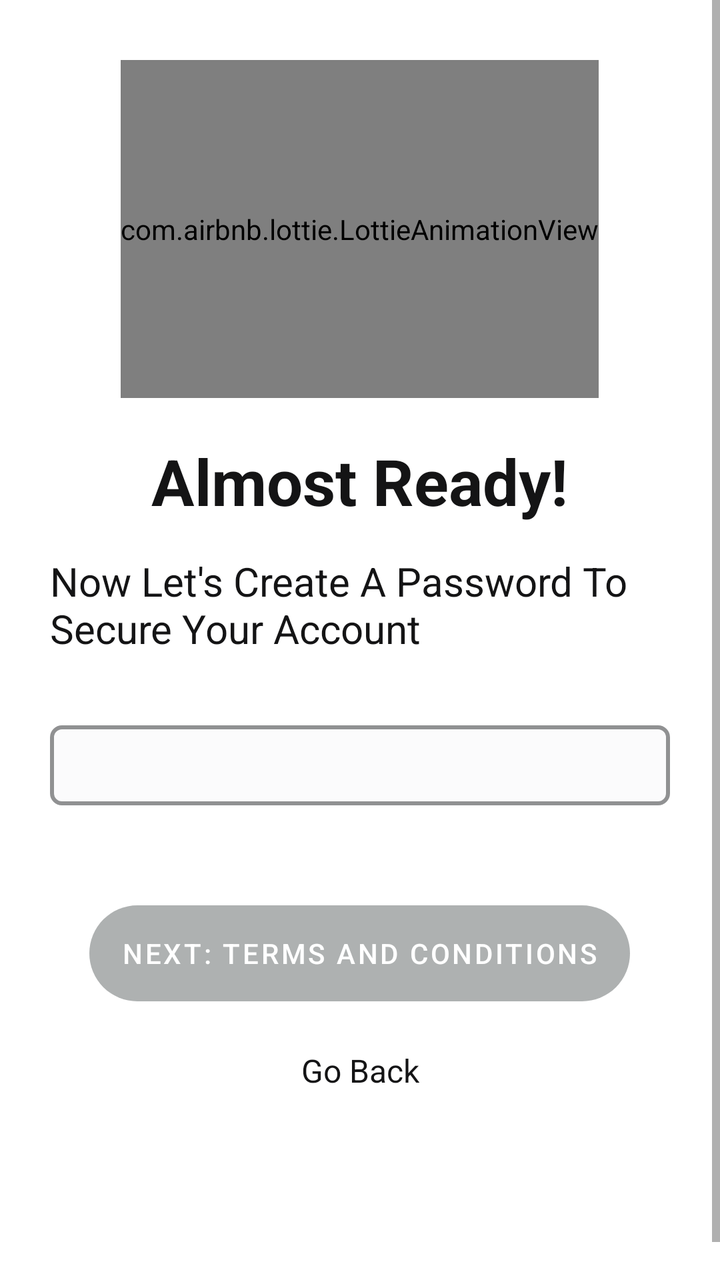
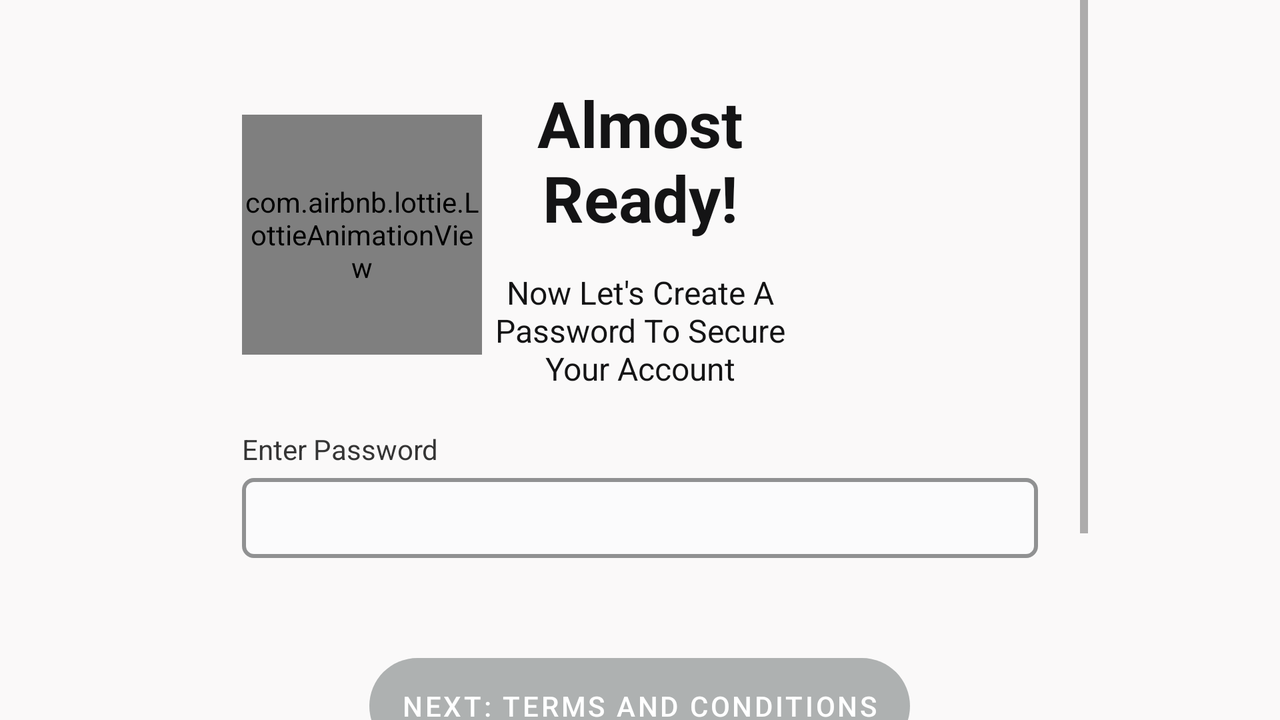

First picture: res/layout/ on a phone held upright. Second picture: the repository's own variant of that layout, on a device whose configuration matches the variant's folder. Source for both follows.
<!-- AndroidManifest.xml: application theme Theme.BillTracker -->
<!-- res/layout/activity_create_password.xml -->
<?xml version="1.0" encoding="utf-8"?>
<androidx.constraintlayout.widget.ConstraintLayout xmlns:android="http://schemas.android.com/apk/res/android"
    xmlns:app="http://schemas.android.com/apk/res-auto"
    xmlns:tools="http://schemas.android.com/tools"
    android:layout_width="match_parent"
    android:animateLayoutChanges="true"
    android:id="@+id/createPass"
    android:layout_height="match_parent"
    tools:context=".CreatePassword">

    <ScrollView
        android:layout_width="match_parent"
        android:layout_height="match_parent"
        app:layout_constraintBottom_toBottomOf="parent"
        app:layout_constraintEnd_toEndOf="parent"
        app:layout_constraintStart_toStartOf="parent"
        app:layout_constraintTop_toTopOf="parent">

        <LinearLayout
            android:layout_width="match_parent"
            android:layout_height="wrap_content"
            android:layout_marginStart="25dp"
            android:layout_marginTop="30dp"
            android:layout_marginEnd="25dp"
            android:orientation="vertical">

            <com.airbnb.lottie.LottieAnimationView
                android:id="@+id/animationView3"
                android:layout_width="wrap_content"
                android:layout_height="169dp"
                android:layout_gravity="center"
                android:visibility="visible"
                app:lottie_autoPlay="true"
                app:lottie_loop="false"
                app:lottie_rawRes="@raw/complete" />

            <TextView
                android:id="@+id/welcomePassword"
                android:layout_width="wrap_content"
                android:layout_height="wrap_content"
                android:layout_gravity="center"
                android:layout_marginTop="20dp"
                android:layout_marginBottom="10dp"
                android:gravity="start"
                android:text="@string/almostReady"
                android:textColor="@color/blackAndWhite"
                android:textSize="32sp"
                android:textStyle="bold" />

            <TextView
                android:id="@+id/textView29"
                android:layout_width="344dp"
                android:layout_height="wrap_content"
                android:layout_gravity="start"
                android:layout_marginTop="5dp"
                android:layout_marginBottom="30dp"
                android:gravity="start"
                android:text="@string/createPassword"
                android:textColor="@color/blackAndWhite"
                android:textSize="20sp" />

            <LinearLayout
                android:id="@+id/passError"
                android:layout_width="match_parent"
                android:layout_height="wrap_content"
                android:layout_gravity="center"
                android:layout_marginTop="20dp"
                android:orientation="vertical"
                android:visibility="gone">

                <LinearLayout
                    android:layout_width="match_parent"
                    android:layout_height="wrap_content"
                    android:orientation="horizontal"
                    android:weightSum="1">

                    <TextView
                        android:id="@+id/length"
                        android:layout_width="match_parent"
                        android:layout_height="wrap_content"
                        android:layout_weight=".5"
                        android:padding="10dp"
                        android:text="@string/not6"
                        android:textColor="@color/blackAndWhite"
                        android:textSize="12sp" />

                    <TextView
                        android:id="@+id/uppercase"
                        android:layout_width="match_parent"
                        android:layout_height="wrap_content"
                        android:layout_weight=".5"
                        android:padding="10dp"
                        android:text="@string/noUpper"
                        android:textColor="@color/blackAndWhite"
                        android:textSize="12sp" />
                </LinearLayout>

                <LinearLayout
                    android:layout_width="match_parent"
                    android:layout_height="wrap_content"
                    android:orientation="horizontal"
                    android:weightSum="1">

                    <TextView
                        android:id="@+id/lowercase"
                        android:layout_width="match_parent"
                        android:layout_height="wrap_content"
                        android:layout_weight=".5"
                        android:padding="10dp"
                        android:text="@string/noLower"
                        android:textColor="@color/blackAndWhite"
                        android:textSize="12sp" />

                    <TextView
                        android:id="@+id/number"
                        android:layout_width="match_parent"
                        android:layout_height="wrap_content"
                        android:layout_weight=".5"
                        android:padding="10dp"
                        android:text="@string/notNumber"
                        android:textColor="@color/blackAndWhite"
                        android:textSize="12sp" />
                </LinearLayout>
            </LinearLayout>

            <TextView
                android:id="@+id/textView45"
                android:layout_width="match_parent"
                android:layout_height="wrap_content"
                android:layout_marginTop="10dp"
                android:text="@string/enterPassword"
                android:visibility="gone" />

            <EditText
                android:id="@+id/etWelcomePassword"
                android:layout_width="match_parent"
                android:layout_height="40dp"
                android:layout_gravity="center"
                android:layout_marginTop="5dp"
                android:layout_marginBottom="30dp"
                android:background="@drawable/edit_text"
                android:gravity="center"
                android:inputType="textPassword"
                android:maxLength="30"
                android:importantForAutofill="no"
                tools:ignore="LabelFor" />

            <LinearLayout
                android:id="@+id/match"
                android:layout_width="match_parent"
                android:layout_height="match_parent"
                android:orientation="vertical"
                android:visibility="gone">

                <LinearLayout
                    android:layout_width="match_parent"
                    android:layout_height="wrap_content"
                    android:layout_marginBottom="5dp"
                    android:orientation="horizontal">

                    <TextView
                        android:id="@+id/textView291"
                        android:layout_width="match_parent"
                        android:layout_height="wrap_content"
                        android:layout_gravity="start"
                        android:layout_weight="1"
                        android:gravity="start"
                        android:text="@string/reEnterPassword"
                        android:textColor="@color/blackAndWhite"
                        android:textSize="14sp" />

                    <TextView
                        android:id="@+id/matchError"
                        android:layout_width="match_parent"
                        android:layout_height="wrap_content"
                        android:layout_gravity="end"
                        android:layout_weight="1"
                        android:gravity="center"
                        android:text="@string/passwordsDontMatch"
                        android:textColor="@color/grey"
                        android:textSize="12sp"
                        android:visibility="gone" />
                </LinearLayout>

                <EditText
                    android:id="@+id/etWelcomePassword2"
                    android:layout_width="match_parent"
                    android:layout_height="40dp"
                    android:layout_gravity="center"
                    android:layout_marginBottom="20dp"
                    android:background="@drawable/edit_text"
                    android:gravity="center"
                    android:inputType="textPassword"
                    android:maxLength="30"
                    android:importantForAutofill="no"
                    tools:ignore="LabelFor" />

            </LinearLayout>

            <Button
                android:id="@+id/btnWelcomePassword"
                android:layout_width="wrap_content"
                android:layout_height="wrap_content"
                android:layout_gravity="center"
                android:layout_marginTop="20dp"
                android:layout_marginBottom="10dp"
                android:background="@drawable/border_styles"
                android:text="@string/nextTermsAndConditions"
                android:textColor="@color/white"
                app:backgroundTint="@color/lightblue" />

            <TextView
                android:id="@+id/back"
                android:layout_width="148dp"
                android:layout_height="49dp"
                android:layout_gravity="center"
                android:layout_marginBottom="100dp"
                android:gravity="center"
                android:text="@string/goBack"
                android:textColor="@color/blackAndWhite"
                android:textSize="16sp" />

        </LinearLayout>
    </ScrollView>

    <LinearLayout
        android:id="@+id/pb4"
        android:layout_width="match_parent"
        android:layout_height="match_parent"
        android:alpha=".6"
        android:background="#000000"
        android:gravity="center"
        android:orientation="vertical"
        android:visibility="gone"
        app:layout_constraintBottom_toBottomOf="parent"
        app:layout_constraintEnd_toEndOf="parent"
        app:layout_constraintStart_toStartOf="parent"
        app:layout_constraintTop_toTopOf="parent">

        <ProgressBar
            android:id="@+id/progressBar24"
            style="?android:attr/progressBarStyle"
            android:layout_width="wrap_content"
            android:layout_height="wrap_content"
            app:layout_constraintBottom_toBottomOf="parent"
            app:layout_constraintEnd_toEndOf="parent"
            app:layout_constraintStart_toStartOf="parent"
            app:layout_constraintTop_toTopOf="parent" />
    </LinearLayout>
</androidx.constraintlayout.widget.ConstraintLayout>
<!-- resources referenced by this layout -->
<resources>
  <color name="blackAndWhite">#141415</color>
  <color name="grey">#555454</color>
  <color name="lightblue">#AEB1B1</color>
  <color name="white">#FFFFFFFF</color>
  <!-- drawable border_styles (drawable) -->
  <?xml version="1.0" encoding="utf-8"?>
  <selector xmlns:android="http://schemas.android.com/apk/res/android">
      <item>
          <shape android:shape="rectangle">
  
              <corners android:radius="30dp" />
          </shape>
      </item>
  </selector>
  <!-- drawable edit_text (drawable) -->
  <?xml version="1.0" encoding="utf-8"?>
  <selector xmlns:android="http://schemas.android.com/apk/res/android">
      <item>
          <shape android:shape="rectangle">
              <solid android:color="@color/circle"/>
              <corners android:radius="5dp" />
              <stroke
                  android:width="2dp"
                  android:color="#909192"
                  />
          </shape>
      </item>
  </selector>
  <string name="almostReady">Almost Ready!</string>
  <string name="createPassword">Now Let\'s Create A Password To Secure Your Account</string>
  <string name="enterPassword">Enter Password</string>
  <string name="goBack">Go Back</string>
  <string name="nextTermsAndConditions">Next: Terms and Conditions</string>
  <string name="noLower">x Lowercase Letter</string>
  <string name="noUpper">x Uppercase Letter</string>
  <string name="not6">x At Least 6 Characters</string>
  <string name="notNumber">x Number</string>
  <string name="passwordsDontMatch">x Passwords Don\'t Match</string>
  <string name="reEnterPassword">Re-Enter Your Password</string>
  <color name="circle">#FBFBFC</color>
  <color name="black">#FF000000</color>
  <color name="button">#0C5F8C</color>
  <style name="MyDialogStyle" parent="ThemeOverlay.AppCompat.Dialog.Alert">
          <item name="colorAccent">@color/quantum_bluegrey500</item>
          <item name="colorPrimary">@color/grey</item>
          <item name="titleTextColor">@color/grey</item>
          <item name="colorControlActivated">@color/quantum_bluegrey500</item>
          <item name="android:textColor">@color/accent</item>
          <item name="android:textColorPrimary">@color/black</item>
          <item name="android:background">@color/tiles</item>
          <item name="android:textColorSecondary">@color/grey</item>
          <item name="buttonBarNegativeButtonStyle">@style/NegativeButtonStyle</item>
          <item name="buttonBarNeutralButtonStyle">@style/NeutralButtonStyle</item>
          <item name="buttonBarPositiveButtonStyle">@style/PositiveButtonStyle</item>
      </style>
  <color name="accent">#0C5F8C</color>
  <color name="tiles">#F1F0F0</color>
  <style name="NegativeButtonStyle" parent="Widget.MaterialComponents.Button.TextButton.Dialog">
          <item name="android:textColor">@color/lightblue</item>
      </style>
  <style name="NeutralButtonStyle" parent="Widget.MaterialComponents.Button.TextButton.Dialog">
          <item name="android:textColor">#707171</item>
      </style>
  <style name="PositiveButtonStyle" parent="Widget.MaterialComponents.Button.TextButton.Dialog">
          <item name="android:textColor">@color/quantum_bluegrey500</item>
      </style>
</resources>
<!-- res/layout-land/activity_create_password.xml (the repository's variant of the layout above) -->
<!-- drawn on the phone turned sideways -->
<?xml version="1.0" encoding="utf-8"?>
<androidx.constraintlayout.widget.ConstraintLayout xmlns:android="http://schemas.android.com/apk/res/android"
    xmlns:app="http://schemas.android.com/apk/res-auto"
    xmlns:tools="http://schemas.android.com/tools"
    android:id="@+id/createPass"
    android:layout_width="match_parent"
    android:layout_height="match_parent"
    android:animateLayoutChanges="true"
    android:background="@color/offset"
    tools:context=".CreatePassword">

    <ScrollView
        android:layout_width="0dp"
        android:layout_height="wrap_content"
        app:layout_constraintBottom_toBottomOf="parent"
        app:layout_constraintEnd_toStartOf="@+id/guideline17"
        app:layout_constraintStart_toStartOf="@+id/guideline16"
        app:layout_constraintTop_toTopOf="parent">

        <LinearLayout
            android:layout_width="match_parent"
            android:layout_height="wrap_content"
            android:layout_marginStart="25dp"
            android:layout_marginTop="30dp"
            android:layout_marginEnd="25dp"
            android:orientation="vertical">

            <LinearLayout
                android:layout_width="match_parent"
                android:layout_height="match_parent"
                android:orientation="horizontal">

                <com.airbnb.lottie.LottieAnimationView
                    android:id="@+id/animationView3"
                    android:layout_width="120dp"
                    android:layout_height="120dp"
                    android:layout_gravity="center"
                    android:visibility="visible"
                    app:lottie_autoPlay="true"
                    app:lottie_loop="false"
                    app:lottie_rawRes="@raw/complete" />

                <LinearLayout
                    android:layout_width="0dp"
                    android:layout_height="wrap_content"
                    android:layout_weight="1"
                    android:orientation="vertical">

                    <TextView
                        android:id="@+id/welcomePassword"
                        android:layout_width="match_parent"
                        android:layout_height="wrap_content"
                        android:layout_marginTop="10dp"
                        android:layout_marginEnd="120dp"
                        android:layout_marginBottom="10dp"
                        android:text="@string/almostReady"
                        android:textAlignment="center"
                        android:textColor="@color/blackAndWhite"
                        android:textSize="32sp"
                        android:textStyle="bold" />

                    <TextView
                        android:id="@+id/textView29"
                        android:layout_width="match_parent"
                        android:layout_height="wrap_content"
                        android:layout_marginTop="5dp"
                        android:layout_marginEnd="120dp"
                        android:layout_marginBottom="10dp"
                        android:gravity="center"
                        android:text="@string/createPassword"
                        android:textColor="@color/blackAndWhite"
                        android:textSize="16sp" />

                </LinearLayout>

            </LinearLayout>

            <LinearLayout
                android:id="@+id/passError"
                android:layout_width="match_parent"
                android:layout_height="wrap_content"
                android:layout_gravity="center"
                android:layout_marginTop="20dp"
                android:orientation="vertical"
                android:visibility="gone">

                <LinearLayout
                    android:layout_width="match_parent"
                    android:layout_height="wrap_content"
                    android:orientation="horizontal"
                    android:weightSum="1">

                    <TextView
                        android:id="@+id/length"
                        android:layout_width="match_parent"
                        android:layout_height="wrap_content"
                        android:layout_weight=".5"
                        android:padding="10dp"
                        android:text="@string/not6"
                        android:textColor="@color/blackAndWhite"
                        android:textSize="12sp" />

                    <TextView
                        android:id="@+id/uppercase"
                        android:layout_width="match_parent"
                        android:layout_height="wrap_content"
                        android:layout_weight=".5"
                        android:padding="10dp"
                        android:text="@string/noUpper"
                        android:textColor="@color/blackAndWhite"
                        android:textSize="12sp" />
                </LinearLayout>

                <LinearLayout
                    android:layout_width="match_parent"
                    android:layout_height="wrap_content"
                    android:orientation="horizontal"
                    android:weightSum="1">

                    <TextView
                        android:id="@+id/lowercase"
                        android:layout_width="match_parent"
                        android:layout_height="wrap_content"
                        android:layout_weight=".5"
                        android:padding="10dp"
                        android:text="@string/noLower"
                        android:textColor="@color/blackAndWhite"
                        android:textSize="12sp" />

                    <TextView
                        android:id="@+id/number"
                        android:layout_width="match_parent"
                        android:layout_height="wrap_content"
                        android:layout_weight=".5"
                        android:padding="10dp"
                        android:text="@string/notNumber"
                        android:textColor="@color/blackAndWhite"
                        android:textSize="12sp" />
                </LinearLayout>
            </LinearLayout>

            <TextView
                android:id="@+id/textView45"
                android:layout_width="match_parent"
                android:layout_height="wrap_content"
                android:layout_marginTop="10dp"
                android:text="@string/enterPassword"
                android:visibility="visible" />

            <EditText
                android:id="@+id/etWelcomePassword"
                android:layout_width="match_parent"
                android:layout_height="40dp"
                android:layout_gravity="center"
                android:layout_marginTop="5dp"
                android:layout_marginBottom="30dp"
                android:background="@drawable/edit_text"
                android:gravity="center"
                android:importantForAutofill="no"
                android:inputType="textPassword"
                android:maxLength="30"
                tools:ignore="LabelFor" />

            <LinearLayout
                android:id="@+id/match"
                android:layout_width="match_parent"
                android:layout_height="match_parent"
                android:orientation="vertical"
                android:visibility="gone">

                <LinearLayout
                    android:layout_width="match_parent"
                    android:layout_height="wrap_content"
                    android:layout_marginBottom="5dp"
                    android:orientation="horizontal">

                    <TextView
                        android:id="@+id/textView291"
                        android:layout_width="match_parent"
                        android:layout_height="wrap_content"
                        android:layout_gravity="start"
                        android:layout_weight="1"
                        android:gravity="start"
                        android:text="@string/reEnterPassword"
                        android:textColor="@color/blackAndWhite"
                        android:textSize="14sp" />

                    <TextView
                        android:id="@+id/matchError"
                        android:layout_width="match_parent"
                        android:layout_height="wrap_content"
                        android:layout_gravity="end"
                        android:layout_weight="1"
                        android:gravity="center"
                        android:text="@string/passwordsDontMatch"
                        android:textColor="@color/grey"
                        android:textSize="12sp"
                        android:visibility="gone" />
                </LinearLayout>

                <EditText
                    android:id="@+id/etWelcomePassword2"
                    android:layout_width="match_parent"
                    android:layout_height="40dp"
                    android:layout_gravity="center"
                    android:layout_marginBottom="20dp"
                    android:background="@drawable/edit_text"
                    android:gravity="center"
                    android:importantForAutofill="no"
                    android:inputType="textPassword"
                    android:maxLength="30"
                    tools:ignore="LabelFor" />

            </LinearLayout>

            <Button
                android:id="@+id/btnWelcomePassword"
                android:layout_width="wrap_content"
                android:layout_height="wrap_content"
                android:layout_gravity="center"
                android:layout_marginTop="20dp"
                android:layout_marginBottom="10dp"
                android:background="@drawable/border_styles"
                android:text="@string/nextTermsAndConditions"
                android:textColor="@color/white"
                app:backgroundTint="@color/lightblue" />

            <TextView
                android:id="@+id/back"
                android:layout_width="148dp"
                android:layout_height="49dp"
                android:layout_gravity="center"
                android:layout_marginBottom="50dp"
                android:gravity="center"
                android:text="@string/goBack"
                android:textColor="@color/blackAndWhite"
                android:textSize="16sp" />

        </LinearLayout>
    </ScrollView>

    <LinearLayout
        android:id="@+id/pb4"
        android:layout_width="match_parent"
        android:layout_height="match_parent"
        android:alpha=".6"
        android:background="#000000"
        android:gravity="center"
        android:orientation="vertical"
        android:visibility="gone"
        app:layout_constraintBottom_toBottomOf="parent"
        app:layout_constraintEnd_toEndOf="parent"
        app:layout_constraintStart_toStartOf="parent"
        app:layout_constraintTop_toTopOf="parent">

        <ProgressBar
            android:id="@+id/progressBar24"
            style="?android:attr/progressBarStyle"
            android:layout_width="wrap_content"
            android:layout_height="wrap_content"
            app:layout_constraintBottom_toBottomOf="parent"
            app:layout_constraintEnd_toEndOf="parent"
            app:layout_constraintStart_toStartOf="parent"
            app:layout_constraintTop_toTopOf="parent" />
    </LinearLayout>

    <androidx.constraintlayout.widget.Guideline
        android:id="@+id/guideline16"
        android:layout_width="wrap_content"
        android:layout_height="wrap_content"
        android:orientation="vertical"
        app:layout_constraintBottom_toBottomOf="parent"
        app:layout_constraintGuide_percent=".15"
        app:layout_constraintTop_toTopOf="parent" />

    <androidx.constraintlayout.widget.Guideline
        android:id="@+id/guideline17"
        android:layout_width="wrap_content"
        android:layout_height="wrap_content"
        android:orientation="vertical"
        app:layout_constraintBottom_toBottomOf="parent"
        app:layout_constraintGuide_percent=".85"
        app:layout_constraintTop_toTopOf="parent" />
</androidx.constraintlayout.widget.ConstraintLayout>
<!-- resources referenced by the variant -->
<!-- as the phone turned sideways resolves them -->
<resources>
  <color name="blackAndWhite">#141415</color>
  <color name="grey">#555454</color>
  <color name="lightblue">#AEB1B1</color>
  <color name="offset">#FAF9F9</color>
  <color name="white">#FFFFFFFF</color>
  <!-- drawable border_styles (drawable) -->
  <?xml version="1.0" encoding="utf-8"?>
  <selector xmlns:android="http://schemas.android.com/apk/res/android">
      <item>
          <shape android:shape="rectangle">
  
              <corners android:radius="30dp" />
          </shape>
      </item>
  </selector>
  <!-- drawable edit_text (drawable) -->
  <?xml version="1.0" encoding="utf-8"?>
  <selector xmlns:android="http://schemas.android.com/apk/res/android">
      <item>
          <shape android:shape="rectangle">
              <solid android:color="@color/circle"/>
              <corners android:radius="5dp" />
              <stroke
                  android:width="2dp"
                  android:color="#909192"
                  />
          </shape>
      </item>
  </selector>
  <string name="almostReady">Almost Ready!</string>
  <string name="createPassword">Now Let\'s Create A Password To Secure Your Account</string>
  <string name="enterPassword">Enter Password</string>
  <string name="goBack">Go Back</string>
  <string name="nextTermsAndConditions">Next: Terms and Conditions</string>
  <string name="noLower">x Lowercase Letter</string>
  <string name="noUpper">x Uppercase Letter</string>
  <string name="not6">x At Least 6 Characters</string>
  <string name="notNumber">x Number</string>
  <string name="passwordsDontMatch">x Passwords Don\'t Match</string>
  <string name="reEnterPassword">Re-Enter Your Password</string>
  <color name="circle">#FBFBFC</color>
  <color name="black">#FF000000</color>
  <color name="button">#0C5F8C</color>
  <style name="MyDialogStyle" parent="ThemeOverlay.AppCompat.Dialog.Alert">
          <item name="colorAccent">@color/quantum_bluegrey500</item>
          <item name="colorPrimary">@color/grey</item>
          <item name="titleTextColor">@color/grey</item>
          <item name="colorControlActivated">@color/quantum_bluegrey500</item>
          <item name="android:textColor">@color/accent</item>
          <item name="android:textColorPrimary">@color/black</item>
          <item name="android:background">@color/tiles</item>
          <item name="android:textColorSecondary">@color/grey</item>
          <item name="buttonBarNegativeButtonStyle">@style/NegativeButtonStyle</item>
          <item name="buttonBarNeutralButtonStyle">@style/NeutralButtonStyle</item>
          <item name="buttonBarPositiveButtonStyle">@style/PositiveButtonStyle</item>
      </style>
  <color name="accent">#0C5F8C</color>
  <color name="tiles">#F1F0F0</color>
  <style name="NegativeButtonStyle" parent="Widget.MaterialComponents.Button.TextButton.Dialog">
          <item name="android:textColor">@color/lightblue</item>
      </style>
  <style name="NeutralButtonStyle" parent="Widget.MaterialComponents.Button.TextButton.Dialog">
          <item name="android:textColor">#707171</item>
      </style>
  <style name="PositiveButtonStyle" parent="Widget.MaterialComponents.Button.TextButton.Dialog">
          <item name="android:textColor">@color/quantum_bluegrey500</item>
      </style>
</resources>
